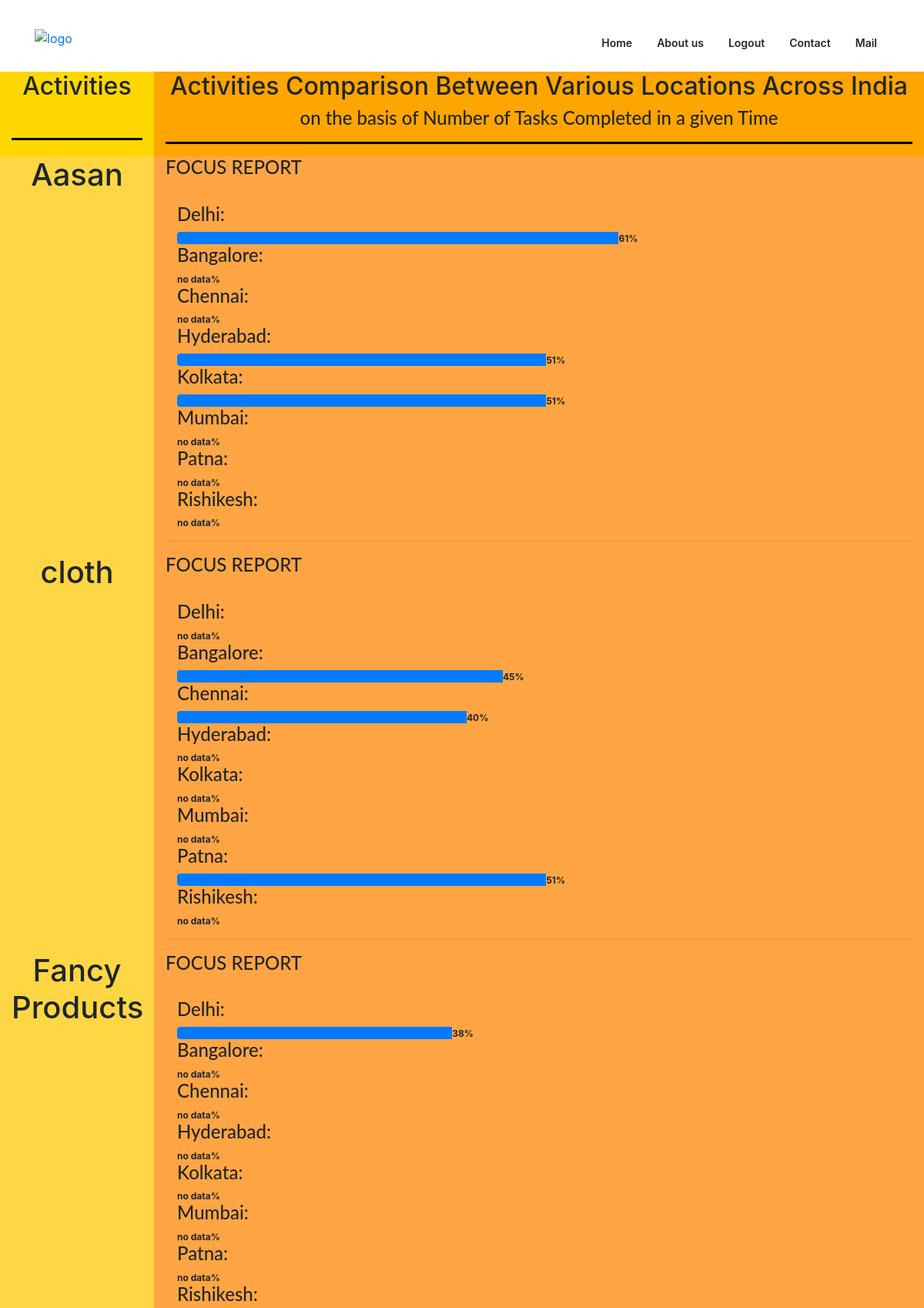
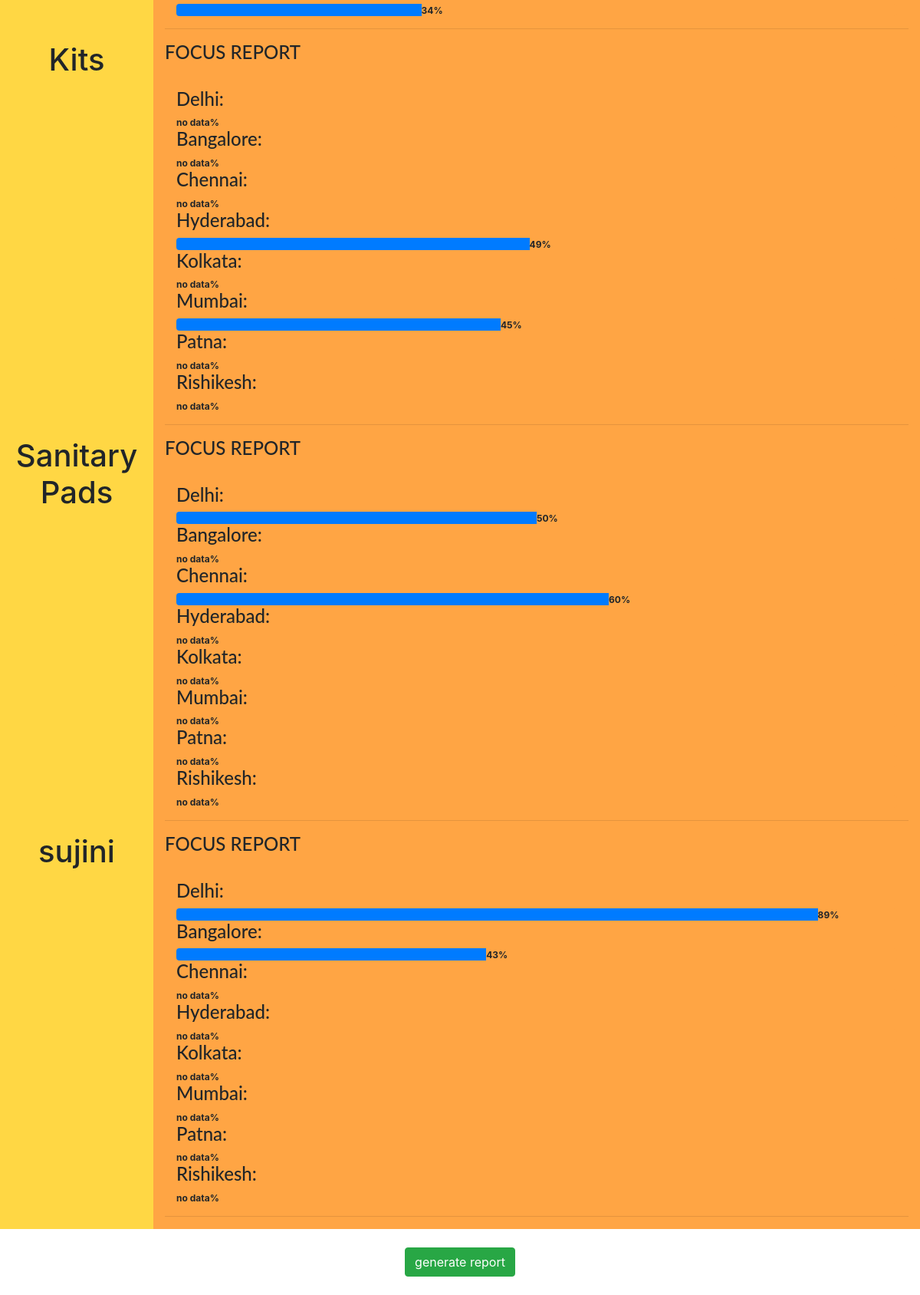
The app's page /all_activity.php with its own data (2 pictures, top to bottom).
### tables this page shows
CREATE TABLE IF NOT EXISTS `sactivity` (
  `acname` varchar(30) NOT NULL,
  PRIMARY KEY (`acname`)
);

CREATE TABLE IF NOT EXISTS `activity` (
  `aid` int(4) NOT NULL AUTO_INCREMENT,
  `aname` varchar(30) NOT NULL,
  `tsa` date NOT NULL,
  `tea` date NOT NULL,
  `ac` int(20) NOT NULL,
  `ta` int(20) NOT NULL,
  `noe` int(4) NOT NULL,
  PRIMARY KEY (`aid`)
);

CREATE TABLE IF NOT EXISTS `hactivity` (
  `aid` int(4) NOT NULL AUTO_INCREMENT,
  `aname` varchar(30) NOT NULL,
  `tsa` date NOT NULL,
  `tea` date NOT NULL,
  `ac` int(20) NOT NULL,
  `ta` int(4) NOT NULL,
  `noe` int(4) NOT NULL,
  PRIMARY KEY (`aid`)
);

CREATE TABLE IF NOT EXISTS `kactivity` (
  `aid` int(4) NOT NULL AUTO_INCREMENT,
  `aname` varchar(30) NOT NULL,
  `tsa` date NOT NULL,
  `tea` date NOT NULL,
  `ac` int(20) NOT NULL,
  `ta` int(4) NOT NULL,
  `noe` int(4) NOT NULL,
  PRIMARY KEY (`aid`)
);

CREATE TABLE IF NOT EXISTS `bactivity` (
  `aid` int(4) NOT NULL AUTO_INCREMENT,
  `aname` varchar(30) NOT NULL,
  `tsa` date NOT NULL,
  `tea` date NOT NULL,
  `ac` int(20) NOT NULL,
  `ta` int(4) NOT NULL,
  `noe` int(4) NOT NULL,
  PRIMARY KEY (`aid`)
);

CREATE TABLE IF NOT EXISTS `cactivity` (
  `aid` int(4) NOT NULL AUTO_INCREMENT,
  `aname` varchar(30) NOT NULL,
  `tsa` date NOT NULL,
  `tea` date NOT NULL,
  `ac` int(20) NOT NULL,
  `ta` int(4) NOT NULL,
  `noe` int(4) NOT NULL,
  PRIMARY KEY (`aid`)
);

CREATE TABLE IF NOT EXISTS `pactivity` (
  `aid` int(4) NOT NULL AUTO_INCREMENT,
  `aname` varchar(30) NOT NULL,
  `tsa` date NOT NULL,
  `tea` date NOT NULL,
  `ac` int(20) NOT NULL,
  `ta` int(4) NOT NULL,
  `noe` int(4) NOT NULL,
  PRIMARY KEY (`aid`)
);

CREATE TABLE IF NOT EXISTS `ractivity` (
  `aid` int(4) NOT NULL AUTO_INCREMENT,
  `aname` varchar(30) NOT NULL,
  `tsa` date NOT NULL,
  `tea` date NOT NULL,
  `ac` int(20) NOT NULL,
  `ta` int(4) NOT NULL,
  `noe` int(4) NOT NULL,
  PRIMARY KEY (`aid`)
);

CREATE TABLE IF NOT EXISTS `mactivity` (
  `aid` int(4) NOT NULL AUTO_INCREMENT,
  `aname` varchar(30) NOT NULL,
  `tsa` date NOT NULL,
  `tea` date NOT NULL,
  `ac` int(20) NOT NULL,
  `ta` int(4) NOT NULL,
  `noe` int(4) NOT NULL,
  PRIMARY KEY (`aid`)
);

### all_activity.php (the view, shortened to what this page needs)
<!DOCTYPE html>
<html lang="en">
<head>
    <link rel="stylesheet" href="https://maxcdn.bootstrapcdn.com/bootstrap/4.0.0/css/bootstrap.min.css">
    <link rel="stylesheet" href="css/bootstrap.min.css">
    <link rel="stylesheet" href="css/font-awesome.min.css">
    <link rel="stylesheet" href="css/elegant-fonts.css">
    <link rel="stylesheet" href="css/themify-icons.css">
    <link rel="stylesheet" href="css/swiper.min.css">
    <link rel="stylesheet" href="style.css">
    <link href="https://stackpath.bootstrapcdn.com/bootstrap/4.1.1/css/bootstrap.min.css" rel="stylesheet">
</head>
<body>
   <header class="site-header"  style="background-color:#ffffff">
     <div class="nav-bar">
        <div class="container">
            <div class="row">
                <div class="col-12 d-flex flex-wrap justify-content-between align-items-center">
                    <div class="site-branding d-flex align-items-center">
                        <a class="d-block" href="index.html" rel="home"><img class="d-block" src="images/logo.png" alt="logo"></a>
                    </div>
                    <nav class="site-navigation d-flex justify-content-end align-items-center">
                        <ul class="d-flex flex-column flex-lg-row justify-content-lg-end align-content-center">
                            <li><a href="index.php">Home</a></li>
                            <li><a href="about.html">About us</a></li>
                            <li><a href="logout.php">Logout</a></li>
                            <li><a href="contact.html">Contact</a></li>
                            <li><a href="mymail.php">Mail</a></li>
                        </ul>
                    </nav>
                </div>
            </div>
        </div>
    </div>
</header>
    <div class="container-fluid">
        <div class="row">
            <div class="col-12 col-lg-2" style="background-color:#ffd700;">
                <h2 align="center">Activities</h2><br><hr style="height:2px;background-color:#000000;"></div>
                <div class="col-12 col-lg-10"style="background-color:#ffa500">
                    <h2 align="center">Activities Comparison Between Various Locations Across India <br><h4 align="center">on the basis of Number of Tasks Completed in a given Time</h4></h2><hr style="height:2px;background-color:#000000;"></div>
        </div>
    </div>
			<?php
include 'conn.php';
$q="select acname from sactivity";
$query = mysqli_query($conn,$q);
while ($res = mysqli_fetch_array($query)) {
?>
        <?php
       $acname=$res['acname'];
       $q1="select * from activity where aname='$acname'";
        $query1=mysqli_query($conn,$q1);
      $res1=mysqli_fetch_array($query1);
         $now1=strtotime("now");
         $start1=strtotime($res1['tsa']);
         $x1=$now1-$start1;
         $last1=strtotime($res1['tea']);
         $z1=$last1-$start1;
    if($z1==0){
        $y1=0;
    }
       else{  $y1=($x1/$z1);
           }
    if($y1==0){
        $f1="no data";
    }
        else{ $f1=round(($res1['ac']/$res1['ta'])*100);
            }
    $q2="select * from bactivity where aname='$acname'";
        $query2=mysqli_query($conn,$q2);
      $res2=mysqli_fetch_array($query2);
    $now2=strtotime("now");
         $start2=strtotime($res2['tsa']);
         $x2=$now2-$start2;
         $last2=strtotime($res2['tea']);
         $z2=$last2-$start2;
    if($z2==0){
        $y2=0;
    }
       else{  $y2=($x2/$z2);
           }
    if($y2==0){
        $f2="no data";
    }
        else{ $f2=round(($res2['ac']/$res2['ta'])*100);
            }
    $q3="select * from cactivity where aname='$acname'";
        $query3=mysqli_query($conn,$q3);
      $res3=mysqli_fetch_array($query3);
    $now3=strtotime("now");
         $start3=strtotime($res3['tsa']);
         $x3=$now3-$start3;
         $last3=strtotime($res3['tea']);
         $z3=$last3-$start3;
    if($z3==0){
        $y3=0;
    }
       else{  $y3=($x3/$z3);
           }
    if($y3==0){
        $f3="no data";
    }
        else{ $f3=round(($res3['ac']/$res3['ta'])*100);
            }
        $q4="select * from hactivity where aname='$acname'";
        $query4=mysqli_query($conn,$q4);
      $res4=mysqli_fetch_array($query4);
    $now4=strtotime("now");
         $start4=strtotime($res4['tsa']);
         $x4=$now4-$start4;
         $last4=strtotime($res4['tea']);
         $z4=$last4-$start4;
    if($z4==0){
        $y4=0;
    }
       else{  $y4=($x4/$z4);
           }
    if($y4==0){
        $f4="no data";
    }
        else{ $f4=round(($res4['ac']/$res4['ta'])*100);
            }
        $q5="select * from kactivity where aname='$acname'";
        $query5=mysqli_query($conn,$q5);
      $res5=mysqli_fetch_array($query5);
    $now5=strtotime("now");
         $start5=strtotime($res5['tsa']);
         $x5=$now5-$start5;
         $last5=strtotime($res5['tea']);
         $z5=$last5-$start5;
    if($z5==0){
        $y5=0;
    }
       else{  $y5=($x5/$z5);
           }
    if($y5==0){
        $f5="no data";
    }
        else{ $f5=round(($res5['ac']/$res5['ta'])*100);
            }
     $q6="select * from mactivity where aname='$acname'";
        $query6=mysqli_query($conn,$q6);
      $res6=mysqli_fetch_array($query6);
    $now6=strtotime("now");
         $start6=strtotime($res6['tsa']);
         $x6=$now6-$start6;
         $last6=strtotime($res6['tea']);
         $z6=$last6-$start6;
    if($z6==0){
        $y6=0;
    }
       else{  $y6=($x6/$z6);
           }
    if($y6==0){
        $f6="no data";
    }
        else{ $f6=round(($res6['ac']/$res6['ta'])*100);
            }
     $q7="select * from pactivity where aname='$acname'";
        $query7=mysqli_query($conn,$q7);
      $res7=mysqli_fetch_array($query7);
    $now7=strtotime("now");
         $start7=strtotime($res7['tsa']);
         $x7=$now7-$start7;
         $last7=strtotime($res7['tea']);
         $z7=$last7-$start7;
    if($z7==0){
        $y7=0;
    }
       else{  $y7=($x7/$z7);
           }
    if($y7==0){
        $f7="no data";
    }
        else{ $f7=round(($res7['ac']/$res7['ta'])*100);
            }
     $q8="select * from ractivity where aname='$acname'";
        $query8=mysqli_query($conn,$q8);
      $res8=mysqli_fetch_array($query8);
    $now8=strtotime("now");
         $start8=strtotime($res8['tsa']);
         $x8=$now8-$start8;
         $last8=strtotime($res8['tea']);
         $z8=$last8-$start8;
    if($z8==0){
        $y8=0;
    }
       else{  $y8=($x8/$z8);
           }
    if($y8==0){
        $f8="no data";
    }
        else{ $f8=round(($res8['ac']/$res8['ta'])*100);
            }
    ?>
    <div class="container-fluid">
        <div class="row";>
            <div class="col-lg-2" style="background-color:#ffd744;" align="center"><h1><?php echo $acname; ?></h1></div>
            <div class="col-lg-10" style="background-color:#ffa544;">
                <h4>FOCUS REPORT</h4><br>
                <?php if($f1>0){ ?>
                <div class='container'  style="background-color:none;"><h4>Delhi:</h4><div class="progress vertical" style="background-color:#ffa544">
    <?php echo "<div class='progress-bar progress-bar-success' role='progressbar' aria-valuenow='25' aria-valuemin='0' aria-valuemax='100' style='width:$f1%;';></div>";  echo "<b>$f1%
    </b>"; ?>
                    </div></div><?php } ?>
    <?php if($f2>0){ ?>
    <div class='container'  style="background-color:none;"><h4>Bangalore:</h4><div class="progress vertical" style="background-color:#ffa544">
    <?php echo "<div class='progress-bar progress-bar-success' role='progressbar' aria-valuenow='25' aria-valuemin='0' aria-valuemax='100' style='width:$f2%';></div>";  echo "<b>
    $f2%</b>"; ?>
                    </div></div>
                <?php } ?>
                <?php if($f3>0){ ?>
    <div class='container'  style="background-color:none;"><h4>Chennai:</h4><div class="progress vertical" style="background-color:#ffa544">
    <?php echo "<div class='progress-bar progress-bar-success' role='progressbar' aria-valuenow='25' aria-valuemin='0' aria-valuemax='100' style='width:$f3%';></div>";  echo "<b>
    $f3%</b>"; ?>
                    </div></div><?php } ?>
    <?php if($f4>0){ ?>
    <div class='container'  style="background-color:none;"><h4>Hyderabad:</h4><div class="progress vertical" style="background-color:#ffa544">
    <?php echo "<div class='progress-bar progress-bar-success' role='progressbar' aria-valuenow='25' aria-valuemin='0' aria-valuemax='100' style='width:$f4%';></div>";  echo "<b>
    $f4%</b>"; ?>
                    </div></div><?php } ?>
    <?php if($f5>0){ ?>
    <div class='container'  style="background-color:none;"><h4>Kolkata:</h4><div class="progress vertical" style="background-color:#ffa544">
    <?php echo "<div class='progress-bar progress-bar-success' role='progressbar' aria-valuenow='25' aria-valuemin='0' aria-valuemax='100' style='width:$f5%';></div>";  echo "<b>
    $f5%</b>"; ?>
                    </div></div><?php } ?>
    <?php if($f6>0){ ?>
    <div class='container'  style="background-color:none;"><h4>Mumbai:</h4><div class="progress vertical" style="background-color:#ffa544">
    <?php echo "<div class='progress-bar progress-bar-success' role='progressbar' aria-valuenow='25' aria-valuemin='0' aria-valuemax='100' style='width:$f6%';></div>";  echo "<b>
    $f6%</b>"; ?>
                    </div></div><?php } ?>
    <?php if($f7>0){ ?>
    <div class='container'  style="background-color:none;"><h4>Patna:</h4><div class="progress vertical" style="background-color:#ffa544">
    <?php echo "<div class='progress-bar progress-bar-success' role='progressbar' aria-valuenow='25' aria-valuemin='0' aria-valuemax='100' style='width:$f7%';></div>";  echo "<b>
    $f7%</b>"; ?>
                    </div></div><?php } ?>
    <?php if($f8>0){ ?>
    <div class='container'  style="background-color:none;"><h4>Rishikesh:</h4><div class="progress vertical" style="background-color:#ffa544">
    <?php echo "<div class='progress-bar progress-bar-success' role='progressbar' aria-valuenow='25' aria-valuemin='0' aria-valuemax='100' style='width:$f8%';></div>";  echo "<b>
    $f8%</b>"; ?>
                    </div></div><?php } ?>
           <hr></div> </div></div> <?php } ?>
<br>
<div align="center">
  <form action="generate.php" method="post">
    <input name="" value="generate report" class="btn btn-success" type="submit"/>
  </form>
</div>
<br>
</body>
</html>

### style.css (style rules this page uses)
body { color: #262626; font-size: 16px; line-height: 1.8; font-family: 'Montserrat', sans-serif; }
img { vertical-align: baseline; }
a { color: #262626; }
.site-branding { width: calc(100% - 24px); padding: 20px 0; }
.site-branding a { margin-top: 6px; }
@media screen and (min-width: 992px) { .site-branding { width: auto; } }
.site-navigation ul { position: fixed; top: 0; left: -320px; z-index: 9999; width: 320px; max-width: calc(100% - 120px); height: 100%; padding: 30px 15px; margin: 0; background: #fff; list-style: none; overflow-x: scroll; transition: all 0.35s; }
.site-navigation ul li { margin: 0 16px; }
.site-navigation ul li a { display: block; padding: 16px 0; font-size: 14px; font-weight: 600; line-height: 1; color: #262626; text-decoration: none; transition: color .35s; }
@media screen and (min-width: 992px) { .site-navigation ul { position: relative; top: auto; left: auto; width: 100%; max-width: 100%; height: auto; padding: 0; overflow: auto; background: transparent; } }
@media screen and (min-width: 992px) { .site-navigation ul li a { padding: 49px 0 30px; } }
.btn { padding: 18px 40px; border: 2px solid #262626; border-radius: 24px; font-size: 14px; font-weight: 600; line-height: 1; color: #262626; outline: none; }

### all_activity.php (style rules this page uses)
h4 { font-family:lato; }

### records on screen
sactivity: acname "Aasan", activity.ac+ta "61", f2 "no data", f3 "no data", hactivity.ac+ta "51", kactivity.ac+ta "51", f6 "no data", f7 "no data", f8 "no data"
sactivity: acname "cloth", f1 "no data", bactivity.ac+ta "45", cactivity.ac+ta "40", f4 "no data", f5 "no data", f6 "no data", pactivity.ac+ta "51", f8 "no data"
sactivity: acname "Fancy Products", activity.ac+ta "38", f2 "no data", f3 "no data", f4 "no data", f5 "no data", f6 "no data", f7 "no data", ractivity.ac+ta "34"
sactivity: acname "Kits", f1 "no data", f2 "no data", f3 "no data", hactivity.ac+ta "49", f5 "no data", mactivity.ac "45", f7 "no data", f8 "no data"
sactivity: acname "Sanitary Pads", activity.ac+ta "50", f2 "no data", cactivity.ac+ta "60", f4 "no data", f5 "no data", f6 "no data", f7 "no data", f8 "no data"
sactivity: acname "sujini", activity.ac+ta "89", bactivity.ac+ta "43", f3 "no data", f4 "no data", f5 "no data", f6 "no data", f7 "no data", f8 "no data"
